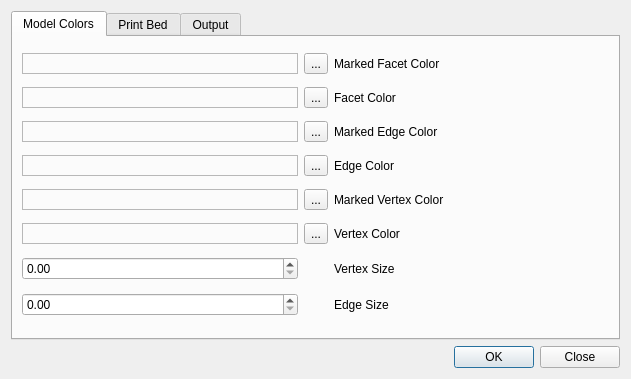
<?xml version="1.0" encoding="UTF-8"?>
<ui version="4.0">
 <class>Preferences</class>
 <widget class="QDialog" name="Preferences">
  <property name="geometry">
   <rect>
    <x>0</x>
    <y>0</y>
    <width>631</width>
    <height>379</height>
   </rect>
  </property>
  <property name="windowTitle">
   <string>Preferences</string>
  </property>
  <layout class="QVBoxLayout" name="verticalLayout">
   <item>
    <layout class="QHBoxLayout" name="horizontalLayout">
     <item>
      <widget class="QTabWidget" name="tabWidget">
       <property name="currentIndex">
        <number>0</number>
       </property>
       <widget class="QWidget" name="modelColorsTab">
        <attribute name="title">
         <string>Model Colors</string>
        </attribute>
        <layout class="QGridLayout" name="gridLayout">
         <item row="2" column="2">
          <widget class="QLabel" name="markedEdgeColorLabel">
           <property name="text">
            <string>Marked Edge Color</string>
           </property>
          </widget>
         </item>
         <item row="0" column="1">
          <widget class="QToolButton" name="markedFacetColorToolButton">
           <property name="text">
            <string>...</string>
           </property>
          </widget>
         </item>
         <item row="5" column="1">
          <widget class="QToolButton" name="vertexColorToolButton">
           <property name="text">
            <string>...</string>
           </property>
          </widget>
         </item>
         <item row="4" column="0">
          <widget class="QFrame" name="markedVertexColorFrame">
           <property name="styleSheet">
            <string notr="true"/>
           </property>
           <property name="frameShape">
            <enum>QFrame::StyledPanel</enum>
           </property>
           <property name="frameShadow">
            <enum>QFrame::Raised</enum>
           </property>
          </widget>
         </item>
         <item row="3" column="1">
          <widget class="QToolButton" name="edgeColorToolButton">
           <property name="text">
            <string>...</string>
           </property>
          </widget>
         </item>
         <item row="6" column="0">
          <widget class="QDoubleSpinBox" name="vertexSizeSpinBox"/>
         </item>
         <item row="7" column="0">
          <widget class="QDoubleSpinBox" name="edgeSizeSpinBox"/>
         </item>
         <item row="2" column="1">
          <widget class="QToolButton" name="markedEdgeColorToolButton">
           <property name="text">
            <string>...</string>
           </property>
          </widget>
         </item>
         <item row="4" column="1">
          <widget class="QToolButton" name="markedVertexColorToolButton">
           <property name="text">
            <string>...</string>
           </property>
          </widget>
         </item>
         <item row="3" column="2">
          <widget class="QLabel" name="edgeColorLabel">
           <property name="text">
            <string>Edge Color</string>
           </property>
          </widget>
         </item>
         <item row="1" column="1">
          <widget class="QToolButton" name="facetColorToolButton">
           <property name="text">
            <string>...</string>
           </property>
          </widget>
         </item>
         <item row="2" column="0">
          <widget class="QFrame" name="markedEdgeColorFrame">
           <property name="styleSheet">
            <string notr="true"/>
           </property>
           <property name="frameShape">
            <enum>QFrame::StyledPanel</enum>
           </property>
           <property name="frameShadow">
            <enum>QFrame::Raised</enum>
           </property>
          </widget>
         </item>
         <item row="0" column="2">
          <widget class="QLabel" name="markedFacetColorLabel">
           <property name="text">
            <string>Marked Facet Color</string>
           </property>
          </widget>
         </item>
         <item row="7" column="2">
          <widget class="QLabel" name="edgeSizeLabel">
           <property name="text">
            <string>Edge Size</string>
           </property>
          </widget>
         </item>
         <item row="5" column="2">
          <widget class="QLabel" name="vertexColorLabel">
           <property name="text">
            <string>Vertex Color</string>
           </property>
          </widget>
         </item>
         <item row="1" column="0">
          <widget class="QFrame" name="facetColorFrame">
           <property name="styleSheet">
            <string notr="true"/>
           </property>
           <property name="frameShape">
            <enum>QFrame::StyledPanel</enum>
           </property>
           <property name="frameShadow">
            <enum>QFrame::Raised</enum>
           </property>
          </widget>
         </item>
         <item row="6" column="2">
          <widget class="QLabel" name="vertexSizeLabel">
           <property name="text">
            <string>Vertex Size</string>
           </property>
          </widget>
         </item>
         <item row="1" column="2">
          <widget class="QLabel" name="facetColorLabel">
           <property name="text">
            <string>Facet Color</string>
           </property>
          </widget>
         </item>
         <item row="0" column="0">
          <widget class="QFrame" name="markedFacetColorFrame">
           <property name="styleSheet">
            <string notr="true"/>
           </property>
           <property name="frameShape">
            <enum>QFrame::StyledPanel</enum>
           </property>
           <property name="frameShadow">
            <enum>QFrame::Raised</enum>
           </property>
          </widget>
         </item>
         <item row="3" column="0">
          <widget class="QFrame" name="edgeColorFrame">
           <property name="styleSheet">
            <string notr="true"/>
           </property>
           <property name="frameShape">
            <enum>QFrame::StyledPanel</enum>
           </property>
           <property name="frameShadow">
            <enum>QFrame::Raised</enum>
           </property>
          </widget>
         </item>
         <item row="5" column="0">
          <widget class="QFrame" name="vertexColorFrame">
           <property name="styleSheet">
            <string notr="true"/>
           </property>
           <property name="frameShape">
            <enum>QFrame::StyledPanel</enum>
           </property>
           <property name="frameShadow">
            <enum>QFrame::Raised</enum>
           </property>
          </widget>
         </item>
         <item row="4" column="2">
          <widget class="QLabel" name="markedVertexColorLabel">
           <property name="text">
            <string>Marked Vertex Color</string>
           </property>
          </widget>
         </item>
        </layout>
       </widget>
       <widget class="QWidget" name="printBedTab">
        <attribute name="title">
         <string>Print Bed</string>
        </attribute>
        <layout class="QVBoxLayout" name="verticalLayout_4">
         <item>
          <layout class="QHBoxLayout" name="dimensionsLayout">
           <item>
            <widget class="QGroupBox" name="volumeGroupBox">
             <property name="title">
              <string>Volume</string>
             </property>
             <layout class="QFormLayout" name="formLayout">
              <item row="0" column="0">
               <widget class="QLabel" name="widthLabel">
                <property name="text">
                 <string>Width:</string>
                </property>
               </widget>
              </item>
              <item row="1" column="0">
               <widget class="QLabel" name="lengthLabel">
                <property name="text">
                 <string>Length:</string>
                </property>
               </widget>
              </item>
              <item row="2" column="0">
               <widget class="QLabel" name="heightLabel">
                <property name="text">
                 <string>Height:</string>
                </property>
               </widget>
              </item>
              <item row="0" column="1">
               <widget class="QSpinBox" name="widthSpinBox">
                <property name="maximum">
                 <number>10000</number>
                </property>
               </widget>
              </item>
              <item row="1" column="1">
               <widget class="QSpinBox" name="lengthSpinBox">
                <property name="maximum">
                 <number>10000</number>
                </property>
               </widget>
              </item>
              <item row="2" column="1">
               <widget class="QSpinBox" name="heightSpinBox">
                <property name="maximum">
                 <number>10000</number>
                </property>
               </widget>
              </item>
             </layout>
            </widget>
           </item>
           <item>
            <widget class="QGroupBox" name="originGroupBox">
             <property name="title">
              <string>Origin</string>
             </property>
             <layout class="QFormLayout" name="formLayout_2">
              <item row="0" column="0">
               <widget class="QLabel" name="Xlabel">
                <property name="text">
                 <string>X:</string>
                </property>
               </widget>
              </item>
              <item row="1" column="0">
               <widget class="QLabel" name="Ylabel">
                <property name="text">
                 <string>Y:</string>
                </property>
               </widget>
              </item>
              <item row="1" column="1">
               <widget class="QSpinBox" name="YspinBox">
                <property name="minimum">
                 <number>-10000</number>
                </property>
                <property name="maximum">
                 <number>10000</number>
                </property>
               </widget>
              </item>
              <item row="0" column="1">
               <widget class="QSpinBox" name="XspinBox">
                <property name="minimum">
                 <number>-10000</number>
                </property>
                <property name="maximum">
                 <number>10000</number>
                </property>
               </widget>
              </item>
             </layout>
            </widget>
           </item>
          </layout>
         </item>
         <item>
          <spacer name="printBedVerticalSpacer">
           <property name="orientation">
            <enum>Qt::Vertical</enum>
           </property>
           <property name="sizeHint" stdset="0">
            <size>
             <width>20</width>
             <height>40</height>
            </size>
           </property>
          </spacer>
         </item>
         <item>
          <layout class="QHBoxLayout" name="appearanceLayout" stretch="0,0">
           <property name="sizeConstraint">
            <enum>QLayout::SetDefaultConstraint</enum>
           </property>
           <item>
            <widget class="QLabel" name="appearanceLabel">
             <property name="text">
              <string>Appearance:</string>
             </property>
            </widget>
           </item>
           <item>
            <widget class="QComboBox" name="appearanceComboBox">
             <item>
              <property name="text">
               <string>MK42</string>
              </property>
             </item>
             <item>
              <property name="text">
               <string>MK2</string>
              </property>
             </item>
            </widget>
           </item>
          </layout>
         </item>
        </layout>
       </widget>
       <widget class="QWidget" name="outputOptions">
        <attribute name="title">
         <string>Output</string>
        </attribute>
        <layout class="QVBoxLayout" name="verticalLayout_3">
         <item>
          <widget class="QGroupBox" name="groupBox">
           <property name="styleSheet">
            <string notr="true">QGroupBox {
    border: 1px solid gray;
    border-radius: 9px;
    margin-top: 0.5em;
}

QGroupBox::title {
    subcontrol-origin: margin;
    left: 10px;
    padding: 0 3px 0 3px;
}</string>
           </property>
           <property name="title">
            <string>Output Precision</string>
           </property>
           <property name="flat">
            <bool>false</bool>
           </property>
           <layout class="QVBoxLayout" name="verticalLayout_2">
            <item>
             <widget class="QSpinBox" name="precisionSpinBox"/>
            </item>
            <item>
             <layout class="QHBoxLayout" name="checkBoxLayout">
              <item>
               <widget class="QCheckBox" name="functionRoundingCheckBox">
                <property name="text">
                 <string>Use function rounding</string>
                </property>
               </widget>
              </item>
              <item>
               <widget class="QCheckBox" name="rationalFormatCheckBox">
                <property name="text">
                 <string>Output Rational Format (nnn/ddd)</string>
                </property>
               </widget>
              </item>
             </layout>
            </item>
           </layout>
          </widget>
         </item>
         <item>
          <spacer name="verticalSpacer">
           <property name="orientation">
            <enum>Qt::Vertical</enum>
           </property>
           <property name="sizeHint" stdset="0">
            <size>
             <width>20</width>
             <height>40</height>
            </size>
           </property>
          </spacer>
         </item>
         <item>
          <widget class="QCheckBox" name="checkBox">
           <property name="text">
            <string>Always save files before compile and render</string>
           </property>
          </widget>
         </item>
        </layout>
       </widget>
      </widget>
     </item>
    </layout>
   </item>
   <item>
    <widget class="QDialogButtonBox" name="buttonBox">
     <property name="orientation">
      <enum>Qt::Horizontal</enum>
     </property>
     <property name="standardButtons">
      <set>QDialogButtonBox::Close|QDialogButtonBox::Ok</set>
     </property>
    </widget>
   </item>
  </layout>
 </widget>
 <resources/>
 <connections>
  <connection>
   <sender>buttonBox</sender>
   <signal>accepted()</signal>
   <receiver>Preferences</receiver>
   <slot>accept()</slot>
   <hints>
    <hint type="sourcelabel">
     <x>620</x>
     <y>334</y>
    </hint>
    <hint type="destinationlabel">
     <x>157</x>
     <y>274</y>
    </hint>
   </hints>
  </connection>
  <connection>
   <sender>buttonBox</sender>
   <signal>rejected()</signal>
   <receiver>Preferences</receiver>
   <slot>reject()</slot>
   <hints>
    <hint type="sourcelabel">
     <x>620</x>
     <y>340</y>
    </hint>
    <hint type="destinationlabel">
     <x>286</x>
     <y>274</y>
    </hint>
   </hints>
  </connection>
 </connections>
</ui>
